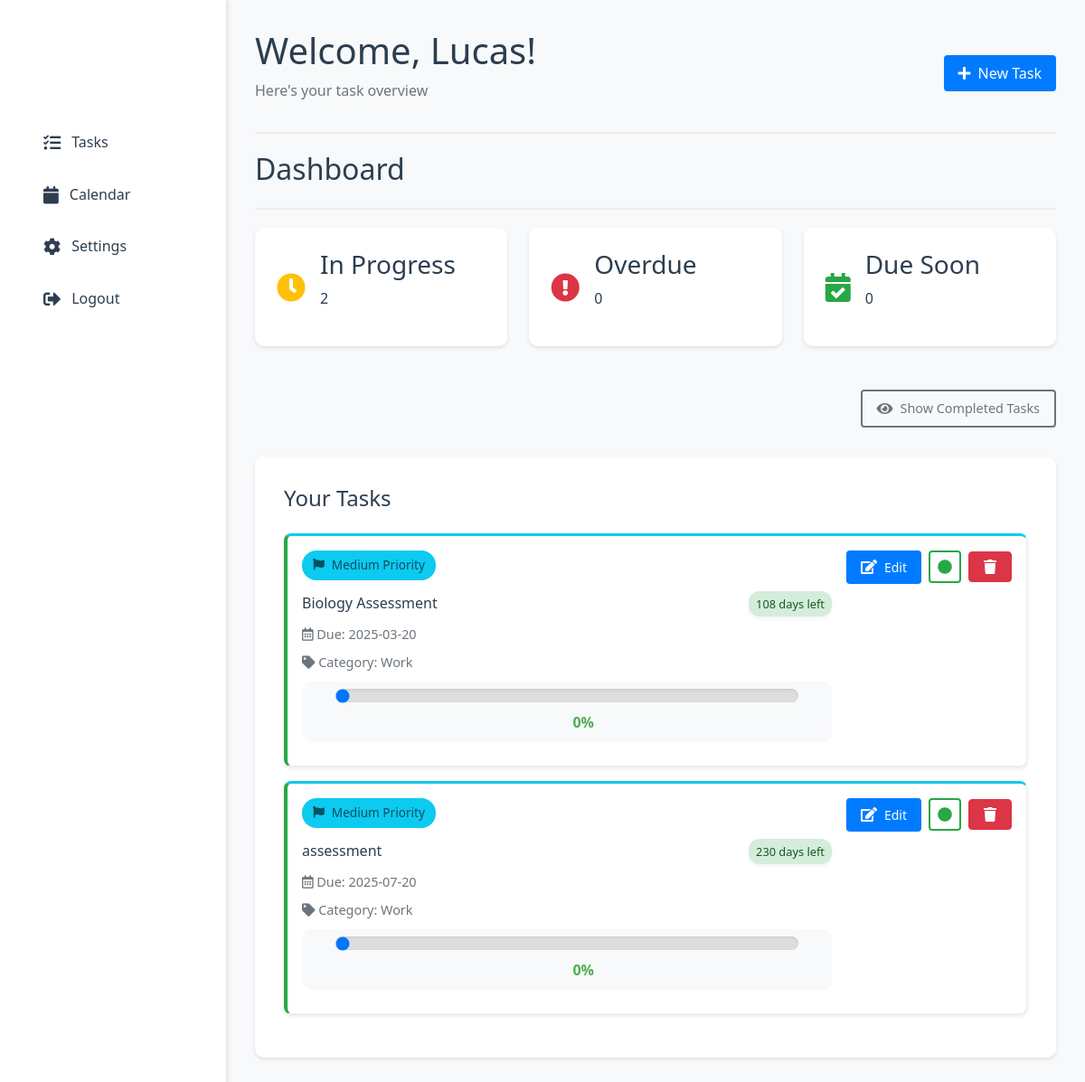
/dashboard (signed in), run on an earlier commit of the app's database.
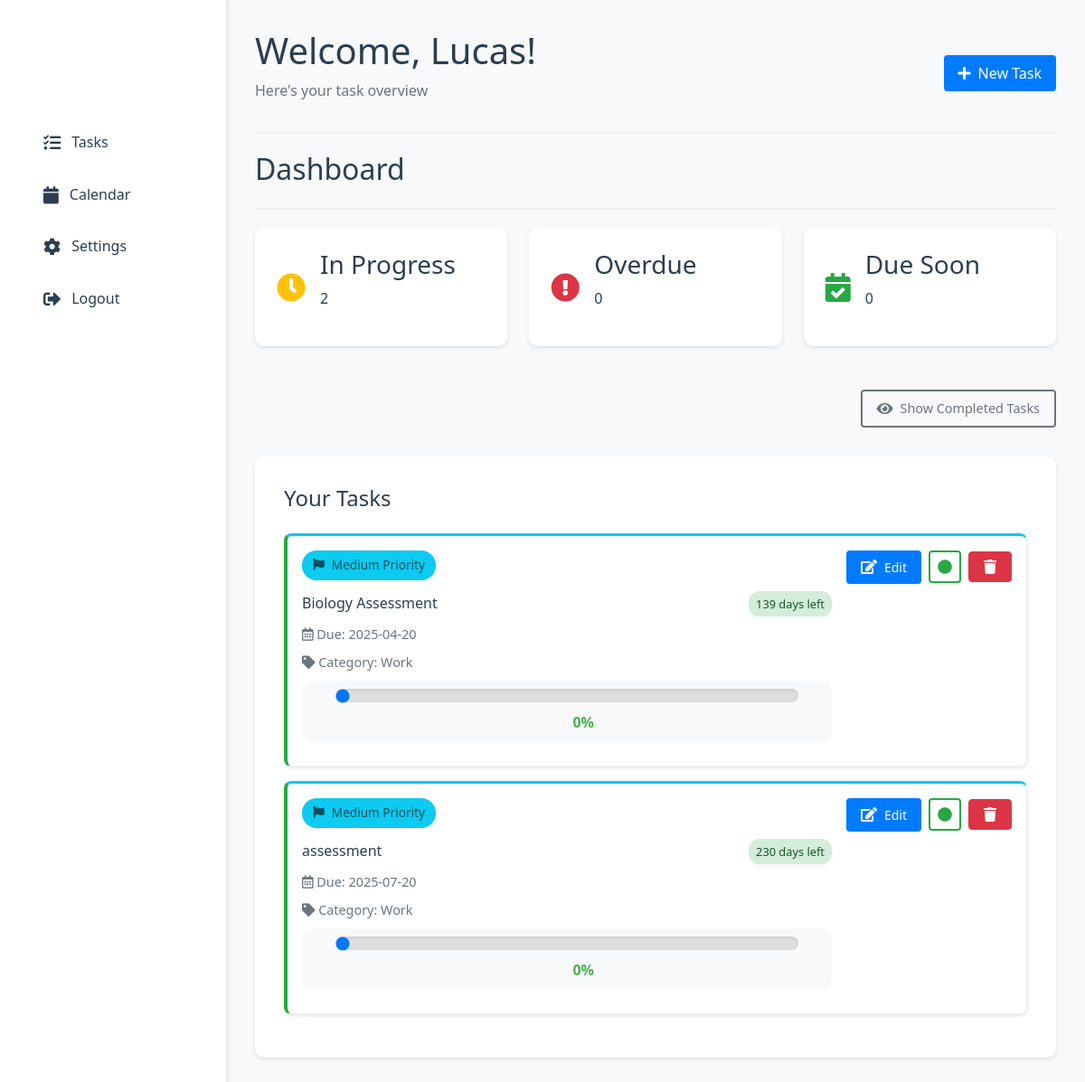
And on a later commit of the database.
### tables this page shows
CREATE TABLE todos (
                id INTEGER PRIMARY KEY AUTOINCREMENT,
                user_id INTEGER NOT NULL,
                task TEXT NOT NULL,
                due_date TEXT NOT NULL,
                done BOOLEAN NOT NULL DEFAULT 0, category_id INTEGER 
            REFERENCES categories(id), category TEXT DEFAULT 'General', notes TEXT DEFAULT '', custom_color TEXT DEFAULT NULL, importance TEXT DEFAULT 'medium', progress INTEGER DEFAULT 0,
                FOREIGN KEY (user_id) REFERENCES users (id)
            );

### app.py (the view, shortened to what this page needs)
@app.route("/dashboard", methods=["GET", "POST"])
@app.route("/dashboard/<show_completed>")
def dashboard(show_completed=None):
    if 'user_id' not in session:
        flash("Please login first!", "error")
        return redirect(url_for("login"))
    conn = sqlite3.connect(DB_PATH)
    cursor = conn.cursor()
    if show_completed:
        cursor.execute("""
            SELECT id, task, due_date, category, notes, importance, progress, done
            FROM todos
            WHERE user_id = ?
            ORDER BY done ASC, date(due_date) ASC
        """, (session['user_id'],))
    else:
        cursor.execute("""
            SELECT id, task, due_date, category, notes, importance, progress, done
            FROM todos
            WHERE user_id = ? AND done = 0
            ORDER BY date(due_date) ASC
        """, (session['user_id'],))
    todos = cursor.fetchall()
    conn.close()
    todo_list = []
    for todo in todos:
        due_date = datetime.fromisoformat(todo[2])
        time_left = due_date.date() - date.today()
        days_left = time_left.days
        color = colour(days_left)
        if days_left < 0:
            due_text = f"{abs(days_left)} days overdue"
        elif days_left == 0:
            due_text = "Due today"
        elif days_left == 1:
            due_text = "Due tomorrow"
        else:
            due_text = f"{days_left} days left"
        todo_list.append({
            "id": todo[0],
            "task": todo[1],
            "due_date": due_date.strftime("%Y-%m-%d"),
            "category": todo[3],
            "notes": todo[4],
            "importance": todo[5],
            "progress": todo[6],  # Added progress
            "color": color,
            "due_text": due_text,
            "done": todo[7],  # Add the done status
        })
    return render_template("dashboard.html",
                         todo_list=todo_list,
                         show_completed=bool(show_completed))

### app.py (called while the page is built)
def colour(days_left):
    if days_left < 0:
        return "red"  # Overdue
    elif days_left == 0:
        return "yellow"  # Due today
    elif days_left == 1:
        return "yellow"  # Due tomorrow
    elif days_left <= 7:
        return "yellow"  # Due soon
    else:
        return "on-time"  # On time

### templates/dashboard.html (shortened to what this page needs)
<!DOCTYPE html>
<html lang="en">
<head>
    <link rel="stylesheet" href="{{ url_for('static', filename='css/style.css') }}">
    <link rel="stylesheet" href="https://cdnjs.cloudflare.com/ajax/libs/font-awesome/5.15.4/css/all.min.css">
</head>
<body class="dashboard-body">
    <div class="dashboard-container">
        <aside class="sidebar">
            <div class="sidebar-header">
                <h2 class="logo">TaskMaster Pro</h2>
            </div>
            <nav class="sidebar-nav">
                <a href="{{ url_for('dashboard') }}" class="nav-item {% if active_page == 'tasks' %}active{% endif %}">
                    <i class="fas fa-tasks"></i> Tasks
                </a>
                <a href="{{ url_for('calendar_view') }}" class="nav-item {% if active_page == 'calendar' %}active{% endif %}">
                    <i class="fas fa-calendar"></i> Calendar
                </a>
                <a href="{{ url_for('settings') }}" class="nav-item {% if active_page == 'settings' %}active{% endif %}">
                    <i class="fas fa-cog"></i> Settings
                </a>
                <a href="{{ url_for('logout') }}" class="nav-item">
                    <i class="fas fa-sign-out-alt"></i> Logout
                </a>
            </nav>
        </aside>
        <main class="main-content">
            <header class="dashboard-header">
                <div>
                    <h1>Welcome, {{ session['username'] }}!</h1>
                    <p class="text-muted">Here's your task overview</p>
                </div>
                <div class="header-actions">
                    <button class="btn btn-primary" onclick="document.getElementById('addTaskModal').style.display='block'">
                        <i class="fas fa-plus"></i> New Task
                    </button>
                </div>
            </header>
            <div class="dashboard-header">
                <h2>Dashboard</h2>
            </div>
            <div class="task-summary">
                <div class="summary-card">
                    <i class="fas fa-clock text-warning"></i>
                    <div class="summary-info">
                        <h3>In Progress</h3>
                        <p>{{ todo_list|length }}</p>
                    </div>
                </div>
                <div class="summary-card">
                    <i class="fas fa-exclamation-circle text-danger"></i>
                    <div class="summary-info">
                        <h3>Overdue</h3>
                        <p>{{ todo_list|selectattr('color', 'equalto', 'red')|list|length }}</p>
                    </div>
                </div>
                <div class="summary-card">
                    <i class="fas fa-calendar-check text-success"></i>
                    <div class="summary-info">
                        <h3>Due Soon</h3>
                        <p>{{ todo_list|selectattr('color', 'equalto', 'yellow')|list|length }}</p>
                    </div>
                </div>
            </div>
            <div class="dashboard-actions">
                <button class="btn btn-outline-secondary toggle-completed-btn">
                    <i class="fas fa-eye"></i>
                    <span class="toggle-text">Show Completed Tasks</span>
                </button>
            </div>
            <div class="task-list">
                <h2>Your Tasks</h2>
                {% if todo_list %}
                    {% for todo in todo_list %}
                    <div class="task-card status-{{ todo.color }} {% if todo.done %}task-completed{% endif %}">
                        <div class="task-content">
                            <div class="task-priority">
                                <span class="importance-badge {{ todo.importance }}">
                                    <i class="fas fa-flag"></i> {{ todo.importance|title }} Priority
                                </span>
                            </div>
                            <div class="task-header">
                                <h3>{{ todo.task }}</h3>
                                <span class="due-badge {{ todo.color }}">{{ todo.due_text }}</span>
                            </div>
                            <p><i class="far fa-calendar-alt"></i> Due: {{ todo.due_date }}</p>
                            <p><i class="fas fa-tag"></i> Category: {{ todo.category }}</p>
                            <div class="progress-bar">
                                <input type="range" min="0" max="100" value="{{ todo.progress }}"
                                       class="progress-slider" data-task-id="{{ todo.id }}">
                                <span class="progress-value">{{ todo.progress }}%</span>
                            </div>
                        </div>
                        <div class="task-actions">
                            <a href="{{ url_for('edit_task', task_id=todo.id) }}" class="btn btn-sm btn-primary">
                                <i class="fas fa-edit"></i> Edit
                            </a>
                            <button class="btn btn-sm toggle-complete-btn {% if todo.done %}btn-success active{% else %}btn-outline-success{% endif %}"
                                    data-task-id="{{ todo.id }}">
                                <i class="fas {% if todo.done %}fa-check-circle{% else %}fa-circle{% endif %}"></i>
                            </button>
                            <a href="{{ url_for('delete_task', task_id=todo.id) }}" class="btn btn-danger btn-sm">
                                <i class="fas fa-trash"></i>
                            </a>
                        </div>
                    </div>
                    {% endfor %}
                {% else %}
                    <div class="empty-state">
                        <i class="fas fa-clipboard-list"></i>
                        <p>No tasks yet. Add your first task to get started!</p>
                    </div>
                {% endif %}
            </div>
        </main>
    </div>
</body>
</html>

### templates/dashboard.html (style rules this page uses)
.dashboard-header { display: flex; justify-content: space-between; align-items: center; margin-bottom: 20px; }
.btn { padding: 8px 16px; text-decoration: none; border-radius: 4px; display: inline-flex; align-items: center; gap: 0.5rem; }
.btn-primary { background-color: #007bff; color: white; }
.btn-danger { background-color: #dc3545; color: white; }
.btn i { font-size: 1rem; }
.task-header { display: flex; justify-content: space-between; align-items: center; margin-bottom: 0.5rem; }
.due-badge { font-size: 0.8rem; padding: 0.25rem 0.5rem; border-radius: 12px; font-weight: 500; }
.due-badge.on-time { background-color: #d4edda; color: #155724; }
.task-card { display: flex; justify-content: space-between; align-items: flex-start; padding: 1rem; margin-bottom: 1rem; background: white; border-radius: 8px; box-shadow: 0 2px 4px rgba(0,0,0,0.1); }
.task-content { flex-grow: 1; margin-right: 1rem; }
.importance-badge { font-size: 0.8rem; padding: 0.25rem 0.5rem; border-radius: 12px; font-weight: 500; }
.importance-badge.medium { background-color: #cff4fc; color: #055160; }
.task-priority { margin-bottom: 0.75rem; }
.importance-badge { display: inline-flex; align-items: center; gap: 0.5rem; padding: 0.35rem 0.75rem; border-radius: 16px; font-weight: 500; font-size: 0.85rem; }
.importance-badge i { font-size: 0.8rem; }
.importance-badge.medium { background-color: #0dcaf0; color: #055160; }
.task-card { border-top: 3px solid transparent; }
.task-card:has(.importance-badge.medium) { border-top-color: #0dcaf0; }

What changed in the data, as far as the page shows it:
changed todos "Biology Assessment": due_text "108 days left" → "139 days left"; due_date "2025-03-20" → "2025-04-20"
